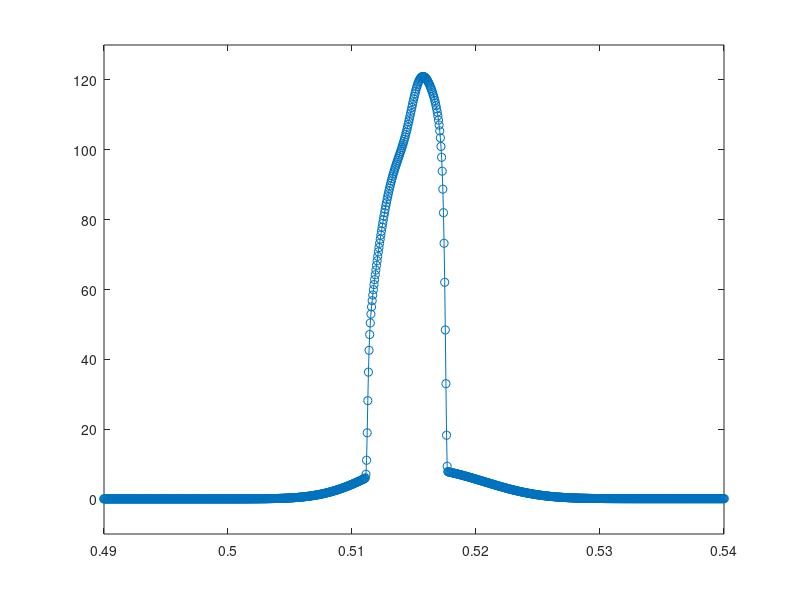
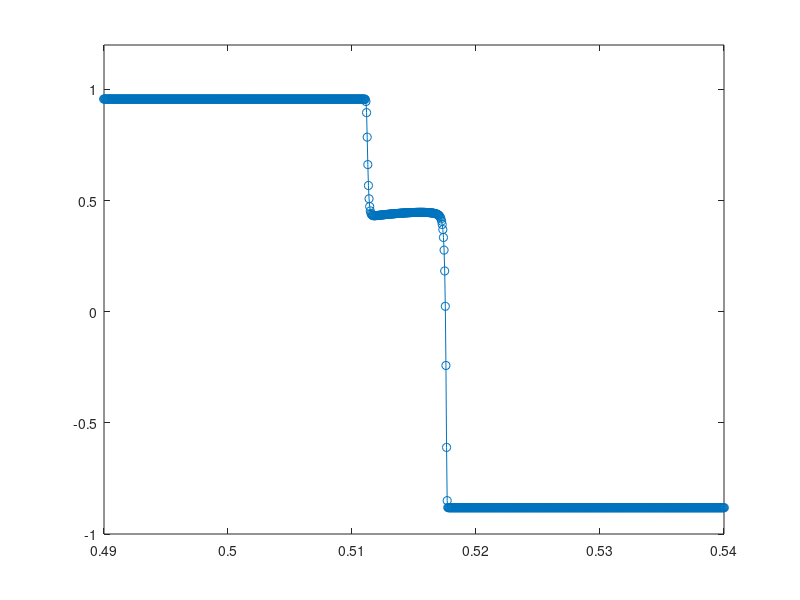
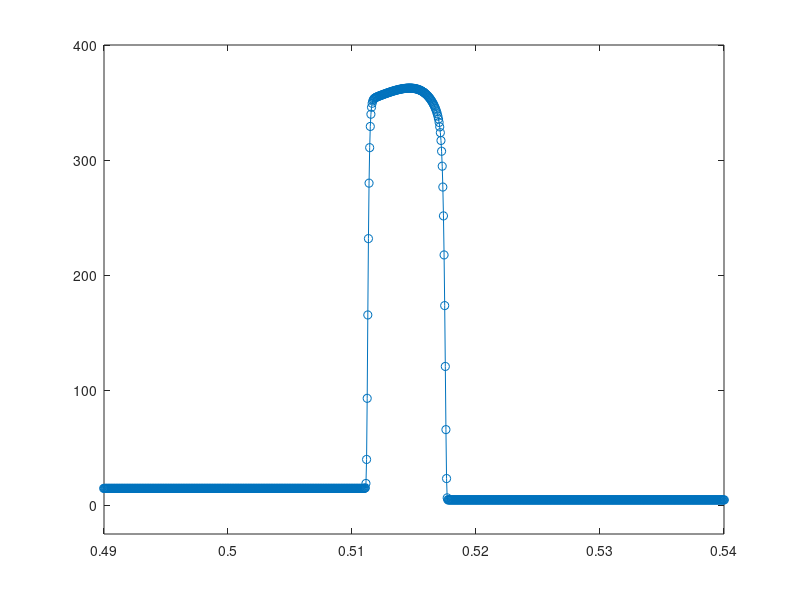
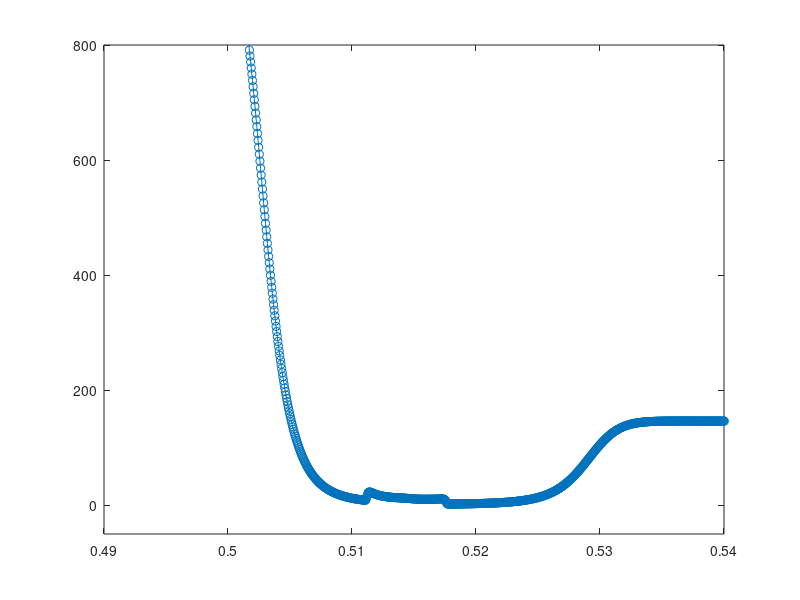

MATLAB code to generate these figures, in order:
DAT = load('sol.dat');
x = DAT(:,1);
rho = DAT(:,2);
u = DAT(:,3);
p = DAT(:,4);
e = DAT(:,5);

%figure(1)
%plot(x, rho/10, '-o');
%figure(2)
%plot(x, u, '-o');
%figure(3)
%plot(x, p*3/40, '-o');
%figure(4)
%plot(x, e, '-o');

figure(1)
%plot(x, rho/10, '-o');
plot(x, rho, '-o');
axis([0.49,0.54,-10,130]);
figure(2)
plot(x, u, '-o');
axis([0.49,0.54,-1,1.2]);
figure(3)
%plot(x, p*3/40, '-o');
%plot(x, p/1e3, '-o');
plot(x, p, '-o');
axis([0.49,0.54,-25,400]);
figure(4)
%plot(x, e/1.5e3, '-o');
plot(x, e, '-o');
axis([0.49,0.54,-50,800]);


